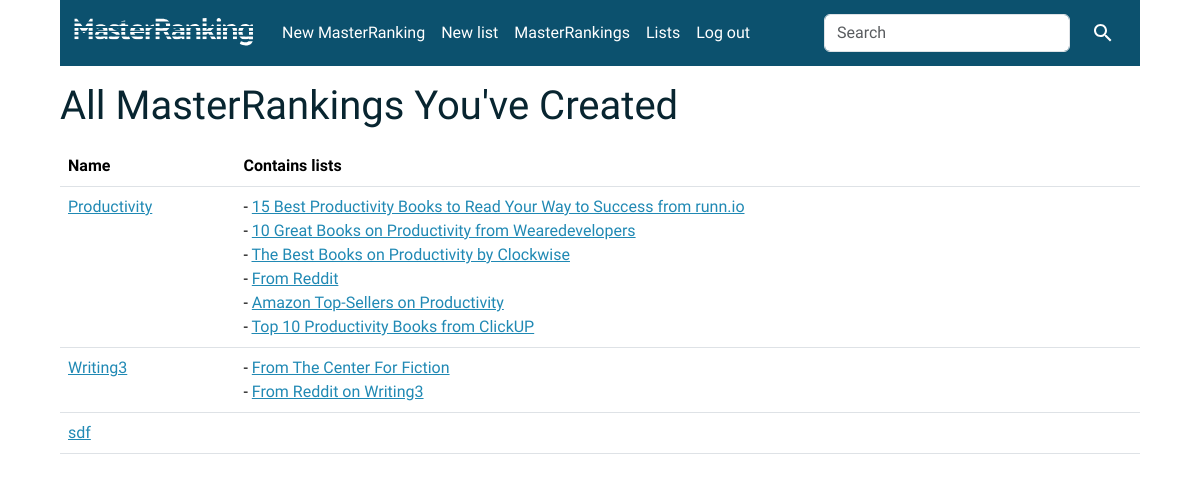
/masters (signed in), run on an earlier commit of the app's database.
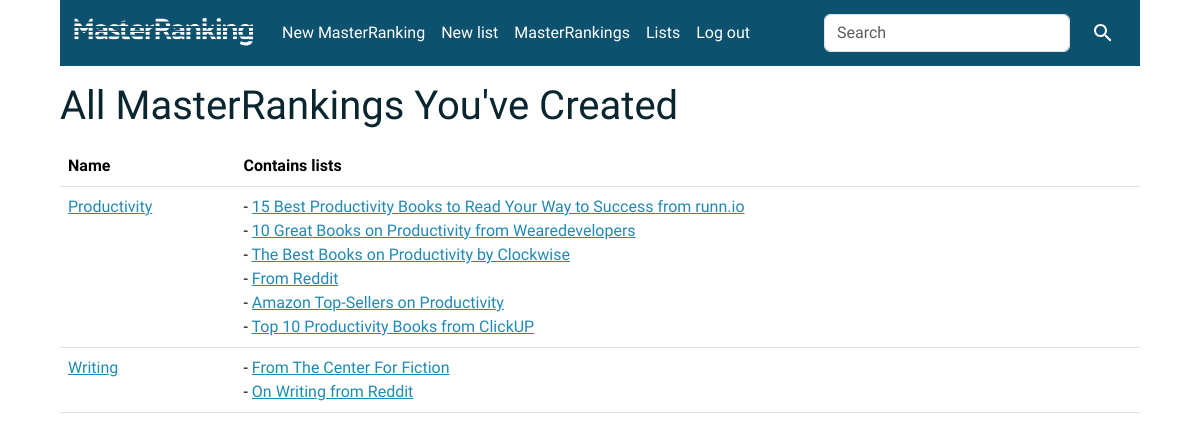
And on a later commit of the database.
### list/models.py (models this page shows, shortened)
class Master(models.Model):
    name = models.CharField(max_length=960)
    time = models.DateTimeField(auto_now_add=True, null=True)
    slug = models.SlugField(max_length=250, null=True, blank=True)
    user = models.ForeignKey(User, on_delete=models.CASCADE)
    class Meta:
        constraints = [
            models.UniqueConstraint(fields=['name', 'user'], name='User can only have one master with this name'),
            models.UniqueConstraint(fields=['slug', 'user'], name='Slug for master - unique')
        ]
    '''
    Related:
    list
    book_in_master
    author_in_master
    '''
    def __str__(self):
        return self.name

class List(models.Model):
    name = models.CharField(max_length=320)
    info = models.CharField(max_length=960, blank=True)
    url = models.URLField(max_length=560, blank=True)
    credibility = models.PositiveIntegerField(default=3)
    book_num = models.PositiveIntegerField(default=10)
    masters = models.ManyToManyField(Master, blank=True)
    places_matter = models.BooleanField()
    slug = models.SlugField(max_length=250, null=True, blank=True)
    user = models.ForeignKey(User, on_delete=models.CASCADE)
    class Meta:
        constraints = [
            models.UniqueConstraint(fields=['name', 'user'], name='User can only have one list with this name'),
            models.UniqueConstraint(fields=['slug', 'user'], name='Slug for list - unique')
        ]
    def __str__(self):
        return self.name

### list/views.py (the view)
# urls.py: path("masters", views.masters, name="masters"),
@login_required
def masters(request):
    masters = Master.objects.filter(user=request.user).order_by('name')
    return render(request, "list/masters.html", {
        "masters": masters,
    })

### list/templates/list/masters.html (shortened to what this page needs)
{% extends 'list/base.html' %}
{% block body %}
{% if masters.count > 0 %}
<h1>All MasterRankings You've Created</h1>
<table class="table table-hover">
    <thead>
        <tr>
            <th scope="col">Name</th>
            <th scope="col">Contains lists</th>
        </tr>
    </thead>
    <tbody>
        {% for master in masters %}
        <tr>
            <td><a href="{% url 'master' master.id master.slug %}">{{ master }}</a></td>
            <td> {% if master.list_set.count > 0 %}
                {% for list in master.list_set.all %}
                - <a href="{% url 'list' list.id list.slug %}">{{ list }}</a><br>
                {% endfor %}
                {% endif %}</td>
        </tr>
        {% endfor %}
    </tbody>
</table>
{% else %}
<br>
<h1>You haven't created any MasterRankings yet</h1><br>
<a class="btn btn-primary" href="{% url 'master_add' %}">Add a MasterRanking</a>
{% endif %}
{% endblock %}

What changed in the data, as far as the page shows it:
removed List: name "From Reddit on Writing3", shown under Master "Writing3"
removed Master: name "sdf"
changed Master: name "Writing3" → "Writing"
added List: name "On Writing from Reddit", shown under Master "Writing"
